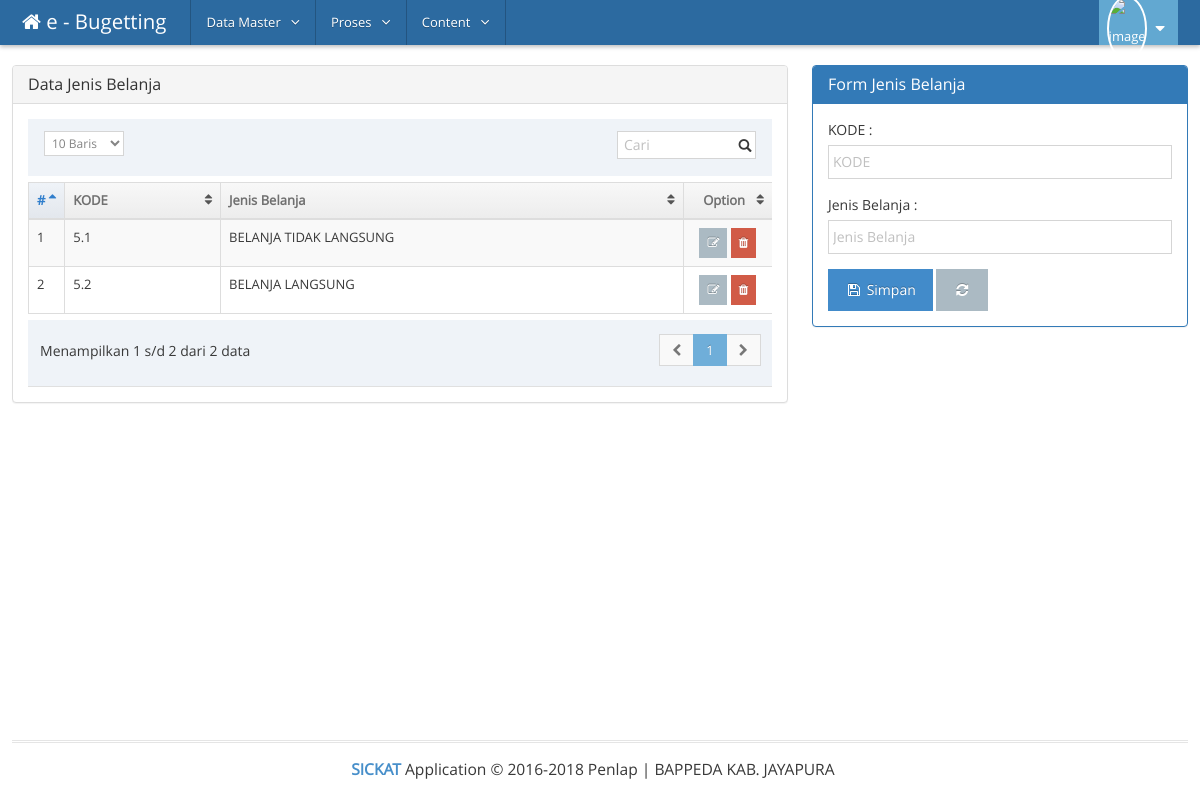
The app's page /index.php/jenis_belanja with its own data.
### tables this page shows
CREATE TABLE `jenis_belanja` (
  `id_jenis_belanja` int(14) NOT NULL,
  `kode_1` varchar(128) NOT NULL,
  `jenis_belanja` varchar(128) NOT NULL
);

### application/libraries/Template.php (called while the page is built, shortened)
<?php
class Template {
		var $template_data = array();
		function set($name, $value)
		{
			$this->template_data[$name] = $value;
		}
		function load($template = '', $view = '' , $view_data = array(), $return = FALSE)
		{
			$this->CI =& get_instance();
			$this->set('contents', $this->CI->load->view($view, $view_data, TRUE));
			return $this->CI->load->view($template, $this->template_data, $return);
		}
}

### application/controllers/jenis_belanja.php (called while the page is built, shortened)
<?php
class jenis_belanja extends CI_controller{
	public function index()
	{
		$data['title'] = 'Data Barang | Sistem Inventory';
		$data['jenis_b'] = $this->db->query("SELECT * FROM jenis_belanja ORDER BY kode_1");
		$this->template->load('MasterLayout','Belanja/jenis_belanja/main_v_jenis_belanja',$data);
	}
}

### index.php (called while the page is built, shortened)
<?php
require_once BASEPATH.'core/CodeIgniter.php';

### application/views/Belanja/jenis_belanja/jenis_belanja_dt.php (the view, shortened to what this page needs)
<div class="panel panel-default">
  <div class="panel-heading">
    <h3 class="panel-title"> Data Jenis Belanja</h3>
  </div>
  <div class="panel-body">
    <div class="mailbox-messages table-responsive">
      <table class="table table-bordered table-striped" id="jenis">
        <thead>
            <tr>
                <th width="5%">#</th>
                <th>KODE</th>
                <th>Jenis Belanja</th>
                <th class="text-center">Option</th>
            </tr>
        </thead>
        <tbody>
        <?php
            $no = 0;
            foreach($jenis_b->result() as $r1){
                $no++;
        ?>
            <tr>
                <td><?php echo $no; ?></td>
                <td><?php echo $r1->kode_1 ?></td>
                <td><?php echo $r1->jenis_belanja ?></td>
                <td class="text-center" width="12%">
                    <a href="javascript:;" class="btn btn-default btn-xs xtooltip" title="Edit"><i class="fa fa-edit" onclick="edit('<?php echo $r1->kode_1 ?>','<?php echo $r1->jenis_belanja ?>')"></i></a>
                    <a href="<?php echo base_url() ?>jenis_belanja/hapus_jenis_belanja/<?php echo $r1->id_jenis_belanja ?> " onclick="return confirm('Anda Yakin Ingin Menghapusnya ?')" class="btn btn-danger btn-xs xtooltip" title="Hapus"><i class="fa fa-trash"></i></a>
                </td>
            </tr>
        <?php
            }
        ?>
        </tbody>
      </table>
    </div>
  </div>
</div>

### records on screen
jenis_belanja: kode_1 "5.1", jenis_belanja "BELANJA TIDAK LANGSUNG"
jenis_belanja: kode_1 "5.2", jenis_belanja "BELANJA LANGSUNG"
